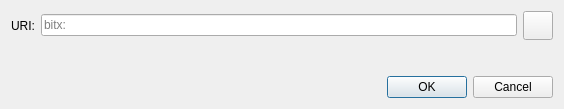
<?xml version="1.0" encoding="UTF-8"?>
<ui version="4.0">
 <class>OpenURIDialog</class>
 <widget class="QDialog" name="OpenURIDialog">
  <property name="geometry">
   <rect>
    <x>0</x>
    <y>0</y>
    <width>564</width>
    <height>109</height>
   </rect>
  </property>
  <property name="windowTitle">
   <string>Open bitx URI</string>
  </property>
  <layout class="QVBoxLayout" name="verticalLayout">
   <item>
    <layout class="QHBoxLayout" name="horizontalLayout">
     <item>
      <widget class="QLabel" name="label">
       <property name="text">
        <string>URI:</string>
       </property>
      </widget>
     </item>
     <item>
      <widget class="QValidatedLineEdit" name="uriEdit">
       <property name="placeholderText">
        <string notr="true">bitx:</string>
       </property>
      </widget>
     </item>
     <item>
      <widget class="QToolButton" name="pasteButton">
       <property name="toolTip">
        <string extracomment="Tooltip text for button that allows you to paste an address that is in your clipboard.">Paste address from clipboard</string>
       </property>
       <property name="text">
        <string/>
       </property>
       <property name="icon">
        <iconset resource="../bitx.qrc">
         <normaloff>:/icons/editpaste</normaloff>:/icons/editpaste
        </iconset>
       </property>
       <property name="iconSize">
        <size>
         <width>22</width>
         <height>22</height>
        </size>
       </property>
      </widget>
     </item>
    </layout>
   </item>
   <item>
    <spacer name="verticalSpacer">
     <property name="orientation">
      <enum>Qt::Vertical</enum>
     </property>
     <property name="sizeHint" stdset="0">
      <size>
       <width>20</width>
       <height>40</height>
      </size>
     </property>
    </spacer>
   </item>
   <item>
    <widget class="QDialogButtonBox" name="buttonBox">
     <property name="orientation">
      <enum>Qt::Horizontal</enum>
     </property>
     <property name="standardButtons">
      <set>QDialogButtonBox::Cancel|QDialogButtonBox::Ok</set>
     </property>
    </widget>
   </item>
  </layout>
 </widget>
 <customwidgets>
  <customwidget>
   <class>QValidatedLineEdit</class>
   <extends>QLineEdit</extends>
   <header>qt/qvalidatedlineedit.h</header>
  </customwidget>
 </customwidgets>
 <resources/>
 <connections>
  <connection>
   <sender>buttonBox</sender>
   <signal>accepted()</signal>
   <receiver>OpenURIDialog</receiver>
   <slot>accept()</slot>
   <hints>
    <hint type="sourcelabel">
     <x>248</x>
     <y>254</y>
    </hint>
    <hint type="destinationlabel">
     <x>157</x>
     <y>274</y>
    </hint>
   </hints>
  </connection>
  <connection>
   <sender>buttonBox</sender>
   <signal>rejected()</signal>
   <receiver>OpenURIDialog</receiver>
   <slot>reject()</slot>
   <hints>
    <hint type="sourcelabel">
     <x>316</x>
     <y>260</y>
    </hint>
    <hint type="destinationlabel">
     <x>286</x>
     <y>274</y>
    </hint>
   </hints>
  </connection>
 </connections>
</ui>
